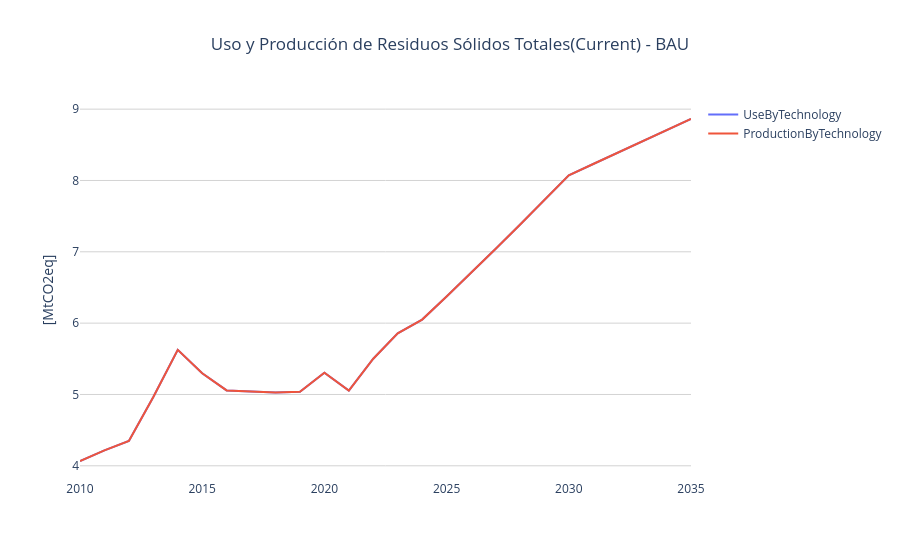
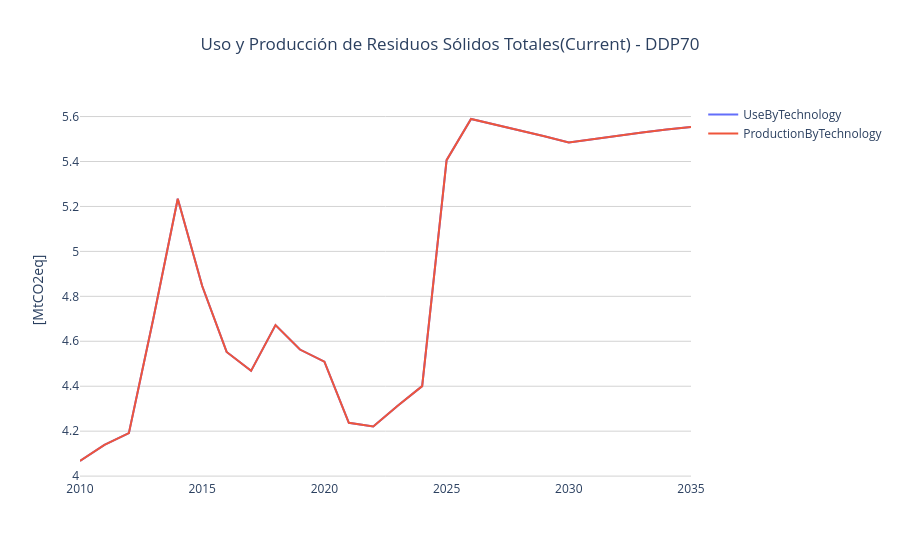
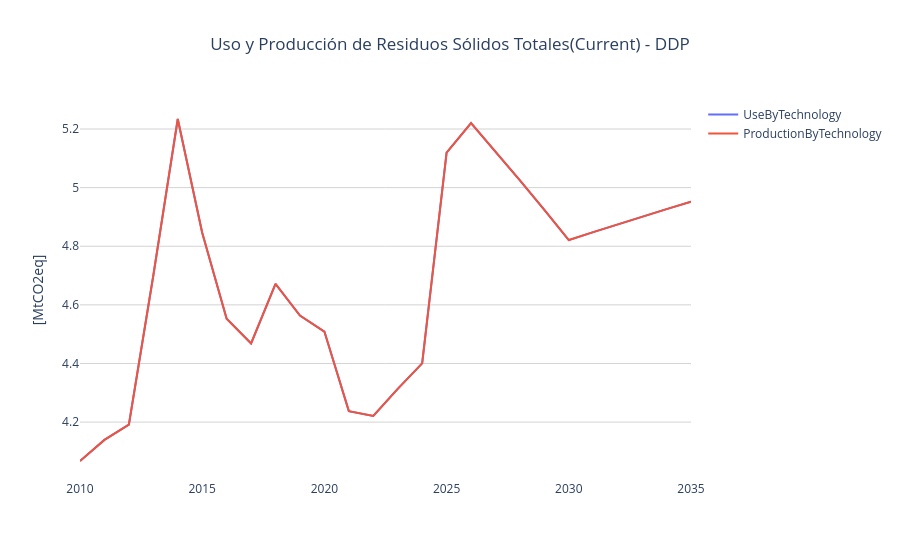

Here is the notebook cell these charts were saved with, in order:
### Code cell
# Total Solid Waste Use and Production

# Current
for scenario in current_scenarios:
    fuel_waste = get_fuel_use_production_by_strategy(df, 'TSW', scenario)
    draw_fuel_use_production_by_strategy(fuel_waste, f"Uso y Producción de Residuos Sólidos Totales(Current) - {scenario}")


# # planmicc
# for scenario in planmicc_scenarios:
#     fuel_waste = get_fuel_use_production_by_strategy(planmicc, 'TSW', scenario)
#     draw_fuel_use_production_by_strategy(fuel_waste, f"Uso y Producción de Residuos Sólidos Totales(PLANMICC) - {scenario}")


# # ndc
# for scenario in ndc_scenarios:
#     fuel_waste = get_fuel_use_production_by_strategy(ndc, 'TSW', scenario)
#     draw_fuel_use_production_by_strategy(fuel_waste, f"Uso y Producción de Residuos Sólidos Totales(NDC) - {scenario}")

### Figure 1 — Plotly figure (JSON) as saved in the notebook; plotly's stock layout.template omitted (floating-point values rounded to 4 significant figures)
{"data": [{"hovertemplate": "\n    <span>Año:</span> <b>%{x}</b>\n    <span>Valor:</span> <b>%{y:.3f}</b>\n    ", "legendgroup": "UseByTechnology", "line": {"color": "#636efa", "dash": "solid"}, "marker": {"symbol": "circle"}, "mode": "lines", "name": "UseByTechnology", "orientation": "v", "showlegend": true, "type": "scatter", "x": [2010, 2011, 2012, 2013, 2014, 2015, 2016, 2017, 2018, 2019, 2020, 2021, 2022, 2023, 2024, 2025, 2026, 2027, 2028, 2029, 2030, 2031, 2032, 2033, 2034, 2035], "xaxis": "x", "y": [4.067, 4.216, 4.348, 4.963, 5.625, 5.297, 5.057, 5.042, 5.026, 5.037, 5.305, 5.054, 5.501, 5.856, 6.05, 6.374, 6.704, 7.039, 7.379, 7.724, 8.073, 8.231, 8.389, 8.546, 8.704, 8.862], "yaxis": "y"}, {"hovertemplate": "\n    <span>Año:</span> <b>%{x}</b>\n    <span>Valor:</span> <b>%{y:.3f}</b>\n    ", "legendgroup": "ProductionByTechnology", "line": {"color": "#EF553B", "dash": "solid"}, "marker": {"symbol": "circle"}, "mode": "lines", "name": "ProductionByTechnology", "orientation": "v", "showlegend": true, "type": "scatter", "x": [2010, 2011, 2012, 2013, 2014, 2015, 2016, 2017, 2018, 2019, 2020, 2021, 2022, 2023, 2024, 2025, 2026, 2027, 2028, 2029, 2030, 2031, 2032, 2033, 2034, 2035], "xaxis": "x", "y": [4.067, 4.216, 4.348, 4.963, 5.625, 5.297, 5.057, 5.042, 5.026, 5.037, 5.305, 5.054, 5.501, 5.856, 6.05, 6.374, 6.704, 7.039, 7.379, 7.724, 8.073, 8.231, 8.389, 8.546, 8.704, 8.862], "yaxis": "y"}], "layout": {"legend": {"title": {"text": ""}, "tracegroupgap": 0}, "plot_bgcolor": "white", "title": {"text": "Uso y Producción de Residuos Sólidos Totales(Current) - BAU", "x": 0.5}, "xaxis": {"anchor": "y", "domain": [0, 1], "title": {"text": ""}}, "yaxis": {"anchor": "x", "domain": [0, 1], "gridcolor": "lightgrey", "mirror": true, "showline": false, "title": {"text": "[MtCO2eq]"}}}}

### Figure 2 — Plotly figure (JSON) as saved in the notebook; plotly's stock layout.template omitted (floating-point values rounded to 4 significant figures)
{"data": [{"hovertemplate": "\n    <span>Año:</span> <b>%{x}</b>\n    <span>Valor:</span> <b>%{y:.3f}</b>\n    ", "legendgroup": "UseByTechnology", "line": {"color": "#636efa", "dash": "solid"}, "marker": {"symbol": "circle"}, "mode": "lines", "name": "UseByTechnology", "orientation": "v", "showlegend": true, "type": "scatter", "x": [2010, 2011, 2012, 2013, 2014, 2015, 2016, 2017, 2018, 2019, 2020, 2021, 2022, 2023, 2024, 2025, 2026, 2027, 2028, 2029, 2030, 2031, 2032, 2033, 2034, 2035], "xaxis": "x", "y": [4.067, 4.139, 4.191, 4.7, 5.234, 4.846, 4.553, 4.468, 4.672, 4.563, 4.509, 4.237, 4.221, 4.313, 4.4, 5.406, 5.589, 5.564, 5.539, 5.512, 5.485, 5.5, 5.515, 5.529, 5.542, 5.554], "yaxis": "y"}, {"hovertemplate": "\n    <span>Año:</span> <b>%{x}</b>\n    <span>Valor:</span> <b>%{y:.3f}</b>\n    ", "legendgroup": "ProductionByTechnology", "line": {"color": "#EF553B", "dash": "solid"}, "marker": {"symbol": "circle"}, "mode": "lines", "name": "ProductionByTechnology", "orientation": "v", "showlegend": true, "type": "scatter", "x": [2010, 2011, 2012, 2013, 2014, 2015, 2016, 2017, 2018, 2019, 2020, 2021, 2022, 2023, 2024, 2025, 2026, 2027, 2028, 2029, 2030, 2031, 2032, 2033, 2034, 2035], "xaxis": "x", "y": [4.067, 4.139, 4.191, 4.7, 5.234, 4.846, 4.553, 4.468, 4.672, 4.563, 4.509, 4.237, 4.221, 4.313, 4.4, 5.406, 5.589, 5.564, 5.539, 5.512, 5.485, 5.5, 5.515, 5.529, 5.542, 5.554], "yaxis": "y"}], "layout": {"legend": {"title": {"text": ""}, "tracegroupgap": 0}, "plot_bgcolor": "white", "title": {"text": "Uso y Producción de Residuos Sólidos Totales(Current) - DDP70", "x": 0.5}, "xaxis": {"anchor": "y", "domain": [0, 1], "title": {"text": ""}}, "yaxis": {"anchor": "x", "domain": [0, 1], "gridcolor": "lightgrey", "mirror": true, "showline": false, "title": {"text": "[MtCO2eq]"}}}}

### Figure 3 — Plotly figure (JSON) as saved in the notebook; plotly's stock layout.template omitted (floating-point values rounded to 4 significant figures)
{"data": [{"hovertemplate": "\n    <span>Año:</span> <b>%{x}</b>\n    <span>Valor:</span> <b>%{y:.3f}</b>\n    ", "legendgroup": "UseByTechnology", "line": {"color": "#636efa", "dash": "solid"}, "marker": {"symbol": "circle"}, "mode": "lines", "name": "UseByTechnology", "orientation": "v", "showlegend": true, "type": "scatter", "x": [2010, 2011, 2012, 2013, 2014, 2015, 2016, 2017, 2018, 2019, 2020, 2021, 2022, 2023, 2024, 2025, 2026, 2027, 2028, 2029, 2030, 2031, 2032, 2033, 2034, 2035], "xaxis": "x", "y": [4.067, 4.139, 4.191, 4.7, 5.234, 4.846, 4.553, 4.468, 4.672, 4.563, 4.509, 4.237, 4.221, 4.313, 4.4, 5.12, 5.221, 5.124, 5.025, 4.924, 4.821, 4.848, 4.875, 4.901, 4.927, 4.952], "yaxis": "y"}, {"hovertemplate": "\n    <span>Año:</span> <b>%{x}</b>\n    <span>Valor:</span> <b>%{y:.3f}</b>\n    ", "legendgroup": "ProductionByTechnology", "line": {"color": "#EF553B", "dash": "solid"}, "marker": {"symbol": "circle"}, "mode": "lines", "name": "ProductionByTechnology", "orientation": "v", "showlegend": true, "type": "scatter", "x": [2010, 2011, 2012, 2013, 2014, 2015, 2016, 2017, 2018, 2019, 2020, 2021, 2022, 2023, 2024, 2025, 2026, 2027, 2028, 2029, 2030, 2031, 2032, 2033, 2034, 2035], "xaxis": "x", "y": [4.067, 4.139, 4.191, 4.7, 5.234, 4.846, 4.553, 4.468, 4.672, 4.563, 4.509, 4.237, 4.221, 4.313, 4.4, 5.12, 5.221, 5.124, 5.025, 4.924, 4.821, 4.848, 4.875, 4.901, 4.927, 4.952], "yaxis": "y"}], "layout": {"legend": {"title": {"text": ""}, "tracegroupgap": 0}, "plot_bgcolor": "white", "title": {"text": "Uso y Producción de Residuos Sólidos Totales(Current) - DDP", "x": 0.5}, "xaxis": {"anchor": "y", "domain": [0, 1], "title": {"text": ""}}, "yaxis": {"anchor": "x", "domain": [0, 1], "gridcolor": "lightgrey", "mirror": true, "showline": false, "title": {"text": "[MtCO2eq]"}}}}
